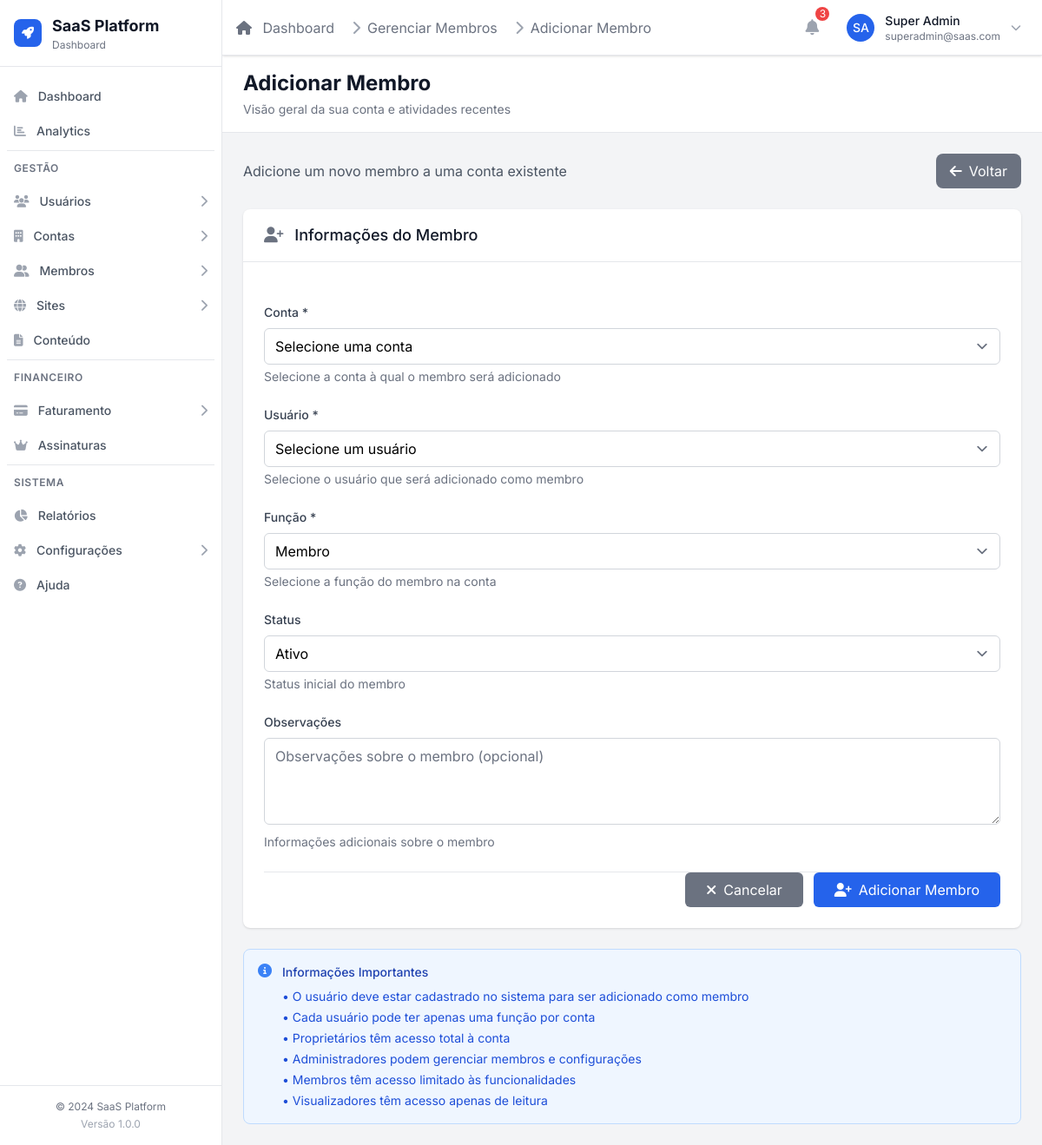
The app's page /admin-panel/members/add/ (signed in) with its own data.
### users/models.py (models this page shows, shortened)
class User(AbstractUser):
    STATUS_CHOICES = [
        ('active', _('Ativo')),
        ('inactive', _('Inativo')),
        ('pending', _('Pendente')),
        ('suspended', _('Suspenso')),
    ]
    USER_TYPE_CHOICES = [
        ('user', _('Usuário Comum')),
        ('admin', _('Administrador')),
        ('superadmin', _('Super Administrador')),
    ]
    email = models.EmailField(_('Email'), unique=True)
    phone = models.CharField(_('Telefone'), max_length=20, blank=True, null=True)
    avatar = models.ImageField(
        _('Avatar'),
        upload_to='avatars/',
        blank=True,
        null=True,
        help_text=_('Imagem de perfil do usuário')
    )
    status = models.CharField(
        _('Status'),
        max_length=20,
        choices=STATUS_CHOICES,
        default='active'
    )
    user_type = models.CharField(
        _('Tipo de Usuário'),
        max_length=20,
        choices=USER_TYPE_CHOICES,
        default='user'
    )
    created_at = models.DateTimeField(_('Criado em'), auto_now_add=True)
    updated_at = models.DateTimeField(_('Atualizado em'), auto_now=True)
    last_login_ip = models.GenericIPAddressField(
        _('Último IP de login'),
        blank=True,
        null=True
    )
    email_verified = models.BooleanField(_('Email verificado'), default=False)
    phone_verified = models.BooleanField(_('Telefone verificado'), default=False)
    failed_login_attempts = models.PositiveIntegerField(
        _('Tentativas de login falhadas'),
        default=0
    )
    locked_until = models.DateTimeField(
        _('Bloqueado até'),
        blank=True,
        null=True
    )
    is_deleted = models.BooleanField(
        _('Deletado'),
        default=False,
        help_text=_('Indica se o usuário foi deletado (soft delete)')
    )
    deleted_at = models.DateTimeField(
        _('Deletado em'),
        blank=True,
        null=True
    )
    USERNAME_FIELD = 'email'
    REQUIRED_FIELDS = ['username', 'first_name', 'last_name']
    objects = UserManager()  # Manager padrão que filtra usuários não deletados
    all_objects = models.Manager()  # Manager que retorna todos os usuários
    class Meta:
        verbose_name = _('Usuário')
        verbose_name_plural = _('Usuários')
        ordering = ['-created_at']
    def get_full_name(self):
        return f"{self.first_name} {self.last_name}".strip() or self.username
    def delete(self, *args, **kwargs):
        """Override do delete padrão para usar soft delete"""
        self.soft_delete()

### admin_panel/views.py (the view, shortened to what this page needs)
# urls.py: path('members/add/', views.add_member_to_account, name='add_member_to_account'),
@login_required
def add_member_to_account(request):
    if not request.user.is_staff:
        raise PermissionDenied('Você não tem permissão para acessar esta página.')
    accounts = Account.objects.filter(status__in=['active', 'trial']).values('id', 'name')
    users = User.objects.filter(is_active=True).values('id', 'username', 'email', 'first_name', 'last_name')
    role_choices = AccountMembership.ROLE_CHOICES
    context = {
        'accounts': accounts,
        'users': users,
        'role_choices': role_choices,
        'title': 'Adicionar Membro à Conta'
    }
    return render(request, 'admin_panel/members/add_member.html', context)

### users/models.py (called while the page is built)
    def get_queryset(self):
        return super().get_queryset().filter(is_deleted=False)

### templates/admin_panel/members/add_member.html (shortened to what this page needs)
{% extends 'dashboard/base_dashboard.html' %}
{% load static %}
{% block page_title %}Adicionar Membro{% endblock %}
{% block breadcrumb %}
<nav class="flex" aria-label="Breadcrumb">
    <ol class="inline-flex items-center space-x-1 md:space-x-3">
        <li class="inline-flex items-center">
            <a href="{% url 'admin_panel:dashboard' %}" class="text-gray-500 hover:text-gray-700 dark:text-gray-400 dark:hover:text-gray-200">
                <i class="fas fa-home mr-2"></i>
                Dashboard
            </a>
        </li>
        <li>
            <div class="flex items-center">
                <i class="fas fa-chevron-right text-gray-400 mx-2"></i>
                <a href="{% url 'admin_panel:all_members' %}" class="text-gray-500 hover:text-gray-700 dark:text-gray-400 dark:hover:text-gray-200">
                    Gerenciar Membros
                </a>
            </div>
        </li>
        <li>
            <div class="flex items-center">
                <i class="fas fa-chevron-right text-gray-400 mx-2"></i>
                <span class="text-gray-500 dark:text-gray-400">Adicionar Membro</span>
            </div>
        </li>
    </ol>
</nav>
{% endblock %}
{% block dashboard_content %}
<div class="space-y-6">
    <div class="flex justify-between items-center">
        <div>
            <p class="text-gray-600 dark:text-gray-400">Adicione um novo membro a uma conta existente</p>
        </div>
        <a href="{% url 'admin_panel:all_members' %}" class="bg-gray-500 hover:bg-gray-600 text-white px-4 py-2 rounded-lg flex items-center">
            <i class="fas fa-arrow-left mr-2"></i> Voltar
        </a>
    </div>
    <div class="bg-white dark:bg-gray-800 shadow rounded-lg">
        <div class="px-6 py-4 border-b border-gray-200 dark:border-gray-700">
            <h3 class="text-lg font-medium text-gray-900 dark:text-white">
                <i class="fas fa-user-plus mr-2 text-gray-500"></i>
                Informações do Membro
            </h3>
        </div>
        <div class="p-6">
            <form method="post" class="space-y-6">
                <div>
                    <label for="account" class="block text-sm font-medium text-gray-700 dark:text-gray-300 mb-2">
                        Conta <span class="text-red-500">*</span>
                    </label>
                    <select name="account" id="account" required class="w-full px-3 py-2 border border-gray-300 dark:border-gray-600 rounded-md focus:outline-none focus:ring-2 focus:ring-blue-500 dark:bg-gray-700 dark:text-white">
                        <option value="">Selecione uma conta</option>
                    </select>
                    <p class="mt-1 text-sm text-gray-500 dark:text-gray-400">Selecione a conta à qual o membro será adicionado</p>
                </div>
                <div>
                    <label for="user" class="block text-sm font-medium text-gray-700 dark:text-gray-300 mb-2">
                        Usuário <span class="text-red-500">*</span>
                    </label>
                    <select name="user" id="user" required class="w-full px-3 py-2 border border-gray-300 dark:border-gray-600 rounded-md focus:outline-none focus:ring-2 focus:ring-blue-500 dark:bg-gray-700 dark:text-white">
                        <option value="">Selecione um usuário</option>
                    </select>
                    <p class="mt-1 text-sm text-gray-500 dark:text-gray-400">Selecione o usuário que será adicionado como membro</p>
                </div>
                <div>
                    <label for="role" class="block text-sm font-medium text-gray-700 dark:text-gray-300 mb-2">
                        Função <span class="text-red-500">*</span>
                    </label>
                    <select name="role" id="role" required class="w-full px-3 py-2 border border-gray-300 dark:border-gray-600 rounded-md focus:outline-none focus:ring-2 focus:ring-blue-500 dark:bg-gray-700 dark:text-white">
                        {% for role_value, role_label in role_choices %}
                            <option value="{{ role_value }}" {% if role_value == 'member' %}selected{% endif %}>{{ role_label }}</option>
                        {% endfor %}
                    </select>
                    <p class="mt-1 text-sm text-gray-500 dark:text-gray-400">Selecione a função do membro na conta</p>
                </div>
                <div>
                    <label for="status" class="block text-sm font-medium text-gray-700 dark:text-gray-300 mb-2">
                        Status
                    </label>
                    <select name="status" id="status" class="w-full px-3 py-2 border border-gray-300 dark:border-gray-600 rounded-md focus:outline-none focus:ring-2 focus:ring-blue-500 dark:bg-gray-700 dark:text-white">
                        <option value="active" selected>Ativo</option>
                    </select>
                    <p class="mt-1 text-sm text-gray-500 dark:text-gray-400">Status inicial do membro</p>
                </div>
                <div>
                    <label for="notes" class="block text-sm font-medium text-gray-700 dark:text-gray-300 mb-2">
                        Observações
                    </label>
                    <textarea name="notes" id="notes" rows="3" class="w-full px-3 py-2 border border-gray-300 dark:border-gray-600 rounded-md focus:outline-none focus:ring-2 focus:ring-blue-500 dark:bg-gray-700 dark:text-white resize-vertical" placeholder="Observações sobre o membro (opcional)"></textarea>
                    <p class="mt-1 text-sm text-gray-500 dark:text-gray-400">Informações adicionais sobre o membro</p>
                </div>
                <div class="flex justify-end space-x-3 pt-6 border-t border-gray-200 dark:border-gray-700">
                    <a href="{% url 'admin_panel:all_members' %}" class="bg-gray-500 hover:bg-gray-600 text-white px-6 py-2 rounded-md flex items-center">
                        <i class="fas fa-times mr-2"></i> Cancelar
                    </a>
                    <button type="submit" class="bg-blue-600 hover:bg-blue-700 text-white px-6 py-2 rounded-md flex items-center">
                        <i class="fas fa-user-plus mr-2"></i> Adicionar Membro
                    </button>
                </div>
            </form>
        </div>
    </div>
    <div class="bg-blue-50 dark:bg-blue-900 border border-blue-200 dark:border-blue-700 rounded-lg p-4">
        <div class="flex items-start">
            <i class="fas fa-info-circle text-blue-500 dark:text-blue-400 mt-0.5 mr-3"></i>
            <div>
                <h4 class="text-sm font-medium text-blue-800 dark:text-blue-200 mb-2">Informações Importantes</h4>
                <ul class="text-sm text-blue-700 dark:text-blue-300 space-y-1">
                    <li>• O usuário deve estar cadastrado no sistema para ser adicionado como membro</li>
                    <li>• Cada usuário pode ter apenas uma função por conta</li>
                    <li>• Proprietários têm acesso total à conta</li>
                    <li>• Administradores podem gerenciar membros e configurações</li>
                    <li>• Membros têm acesso limitado às funcionalidades</li>
                    <li>• Visualizadores têm acesso apenas de leitura</li>
                </ul>
            </div>
        </div>
    </div>
</div>
{% endblock %}

### templates/dashboard/base_dashboard.html (shortened to what this page needs)
{% extends 'base.html' %}
{% block content %}
<div class="h-screen flex overflow-hidden bg-gray-100 dark:bg-gray-900" x-data="{ sidebarOpen: false }">
    <div class="hidden md:flex md:flex-shrink-0">
        <div class="flex flex-col w-64">
            <div class="flex flex-col h-0 flex-1 bg-white dark:bg-gray-800 border-r border-gray-200 dark:border-gray-700">
                {% include 'dashboard/partials/sidebar_content.html' %}
            </div>
        </div>
    </div>
    <div class="flex flex-col w-0 flex-1 overflow-hidden">
        <div class="relative z-10 flex-shrink-0 flex h-16 bg-white dark:bg-gray-800 shadow border-b border-gray-200 dark:border-gray-700">
            <div class="flex-1 px-4 flex justify-between items-center">
                <div class="flex items-center space-x-4">
                    <nav class="hidden sm:flex" aria-label="Breadcrumb">
                        <ol class="flex items-center space-x-2">
                            {% block breadcrumb %}{% endblock %}
                        </ol>
                    </nav>
                </div>
                <div class="flex items-center space-x-4">
                    {% block top_actions %}
                        <div class="relative" x-data="{ open: false }">
                            <button @click="open = !open"
                                    class="p-2 text-gray-400 dark:text-gray-500 hover:text-gray-500 dark:hover:text-gray-400 focus:outline-none focus:ring-2 focus:ring-primary-500 rounded-full relative">
                                <i class="fas fa-bell text-lg"></i>
                                <span class="absolute -top-1 -right-1 h-4 w-4 bg-red-500 text-white text-xs rounded-full flex items-center justify-center">3</span>
                            </button>
                        </div>
                    {% endblock %}
                    <div class="relative" x-data="{ open: false }">
                        <button @click="open = !open"
                                class="flex items-center space-x-3 p-2 rounded-lg hover:bg-gray-50 dark:hover:bg-gray-700 focus:outline-none focus:ring-2 focus:ring-primary-500">
                            <div class="w-8 h-8 bg-primary-600 rounded-full flex items-center justify-center">
                                {% if user.avatar %}
                                    <img src="{{ user.avatar.url }}" alt="{{ user.get_full_name }}" class="w-8 h-8 rounded-full object-cover">
                                {% else %}
                                    <span class="text-white text-sm font-medium">{{ user.first_name|first|upper }}{{ user.last_name|first|upper }}</span>
                                {% endif %}
                            </div>
                            <div class="hidden sm:block text-left">
                                <p class="text-sm font-medium text-gray-900 dark:text-white">{{ user.get_full_name|default:user.username }}</p>
                                <p class="text-xs text-gray-500 dark:text-gray-400">{{ user.email }}</p>
                            </div>
                            <i class="fas fa-chevron-down text-gray-400 dark:text-gray-500 text-xs"></i>
                        </button>
                    </div>
                </div>
            </div>
        </div>
        <main class="flex-1 relative overflow-y-auto focus:outline-none">
            {% block page_header %}
                <div class="bg-white dark:bg-gray-800 border-b border-gray-200 dark:border-gray-700 px-4 py-4 sm:px-6">
                    <div class="flex items-center justify-between">
                        <div>
                            <h1 class="text-2xl font-bold text-gray-900 dark:text-white hidden sm:block">
                                {% block page_title %}Dashboard{% endblock %}
                            </h1>
                            {% block page_description %}
                                <p class="mt-1 text-sm text-gray-500 dark:text-gray-400 hidden sm:block">
                                    Visão geral da sua conta e atividades recentes
                                </p>
                            {% endblock %}
                        </div>
                    </div>
                </div>
            {% endblock %}
            <div class="px-4 py-6 sm:px-6">
                {% block dashboard_content %}{% endblock %}
            </div>
        </main>
    </div>
</div>
{% endblock %}

### templates/admin_panel/members/add_member.html (style rules this page uses)
.form-control, select, textarea { @apply w-full px-3 py-2 border border-gray-300 dark:border-gray-600 rounded-md focus:outline-none focus:ring-2 focus:ring-blue-500 dark:bg-gray-700 dark:text-white; }
textarea { @apply resize-vertical; min-height: 100px; }

### records on screen
User: first_name|first "S", last_name|first "A", get_full_name "Super Admin", email "superadmin@saas.com"

### other values on screen
form field role "Membro"
